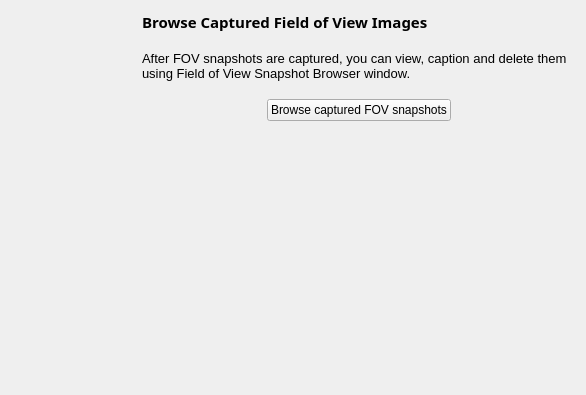
<?xml version="1.0" encoding="UTF-8"?>
<ui version="4.0">
 <class>PWizFovBrowse</class>
 <widget class="QWidget" name="PWizFovBrowse">
  <property name="geometry">
   <rect>
    <x>0</x>
    <y>0</y>
    <width>586</width>
    <height>395</height>
   </rect>
  </property>
  <property name="windowTitle">
   <string>Form</string>
  </property>
  <layout class="QHBoxLayout" name="horizontalLayout_2">
   <item>
    <widget class="QLabel" name="banner">
     <property name="sizePolicy">
      <sizepolicy hsizetype="Fixed" vsizetype="Fixed">
       <horstretch>0</horstretch>
       <verstretch>0</verstretch>
      </sizepolicy>
     </property>
     <property name="minimumSize">
      <size>
       <width>120</width>
       <height>360</height>
      </size>
     </property>
     <property name="text">
      <string/>
     </property>
    </widget>
   </item>
   <item>
    <spacer name="horSpacer3">
     <property name="orientation">
      <enum>Qt::Horizontal</enum>
     </property>
     <property name="sizeType">
      <enum>QSizePolicy::Fixed</enum>
     </property>
     <property name="sizeHint" stdset="0">
      <size>
       <width>5</width>
       <height>20</height>
      </size>
     </property>
    </spacer>
   </item>
   <item>
    <layout class="QVBoxLayout" name="fovBrowseLayout">
     <property name="spacing">
      <number>6</number>
     </property>
     <property name="margin">
      <number>0</number>
     </property>
     <item>
      <widget class="QLabel" name="stepTitle">
       <property name="font">
        <font>
         <family>Sans Serif</family>
         <pointsize>11</pointsize>
         <weight>75</weight>
         <italic>false</italic>
         <bold>true</bold>
         <underline>false</underline>
         <strikeout>false</strikeout>
        </font>
       </property>
       <property name="text">
        <string>Browse Captured Field of View Images</string>
       </property>
      </widget>
     </item>
     <item>
      <spacer name="vertSpacer1">
       <property name="orientation">
        <enum>Qt::Vertical</enum>
       </property>
       <property name="sizeType">
        <enum>QSizePolicy::Fixed</enum>
       </property>
       <property name="sizeHint" stdset="0">
        <size>
         <width>20</width>
         <height>12</height>
        </size>
       </property>
      </spacer>
     </item>
     <item>
      <widget class="QLabel" name="stepText">
       <property name="text">
        <string>&lt;!DOCTYPE HTML PUBLIC &quot;-//W3C//DTD HTML 4.0//EN&quot; &quot;http://www.w3.org/TR/REC-html40/strict.dtd&quot;&gt;
&lt;html&gt;&lt;head&gt;&lt;meta name=&quot;qrichtext&quot; content=&quot;1&quot; /&gt;&lt;style type=&quot;text/css&quot;&gt;
p, li { white-space: pre-wrap; }
&lt;/style&gt;&lt;/head&gt;&lt;body style=&quot; font-family:'Sans'; font-size:10pt; font-weight:400; font-style:normal;&quot;&gt;
&lt;p style=&quot; margin-top:12px; margin-bottom:12px; margin-left:0px; margin-right:0px; -qt-block-indent:0; text-indent:0px;&quot;&gt;After FOV snapshots are captured, you can view, caption and delete them using Field of View Snapshot Browser window.&lt;/p&gt;&lt;/body&gt;&lt;/html&gt;</string>
       </property>
       <property name="wordWrap">
        <bool>true</bool>
       </property>
      </widget>
     </item>
     <item>
      <spacer name="vertSpacer2">
       <property name="orientation">
        <enum>Qt::Vertical</enum>
       </property>
       <property name="sizeType">
        <enum>QSizePolicy::Fixed</enum>
       </property>
       <property name="sizeHint" stdset="0">
        <size>
         <width>20</width>
         <height>12</height>
        </size>
       </property>
      </spacer>
     </item>
     <item>
      <layout class="QHBoxLayout" name="horizontalLayout">
       <item>
        <spacer name="horSpacer1">
         <property name="orientation">
          <enum>Qt::Horizontal</enum>
         </property>
         <property name="sizeHint" stdset="0">
          <size>
           <width>40</width>
           <height>20</height>
          </size>
         </property>
        </spacer>
       </item>
       <item>
        <widget class="QPushButton" name="browseButton">
         <property name="text">
          <string>Browse captured FOV snapshots</string>
         </property>
        </widget>
       </item>
       <item>
        <spacer name="horSpacer2">
         <property name="orientation">
          <enum>Qt::Horizontal</enum>
         </property>
         <property name="sizeHint" stdset="0">
          <size>
           <width>40</width>
           <height>20</height>
          </size>
         </property>
        </spacer>
       </item>
      </layout>
     </item>
     <item>
      <spacer name="vertSpacer3">
       <property name="orientation">
        <enum>Qt::Vertical</enum>
       </property>
       <property name="sizeType">
        <enum>QSizePolicy::Expanding</enum>
       </property>
       <property name="sizeHint" stdset="0">
        <size>
         <width>20</width>
         <height>12</height>
        </size>
       </property>
      </spacer>
     </item>
    </layout>
   </item>
  </layout>
 </widget>
 <resources/>
 <connections/>
</ui>
